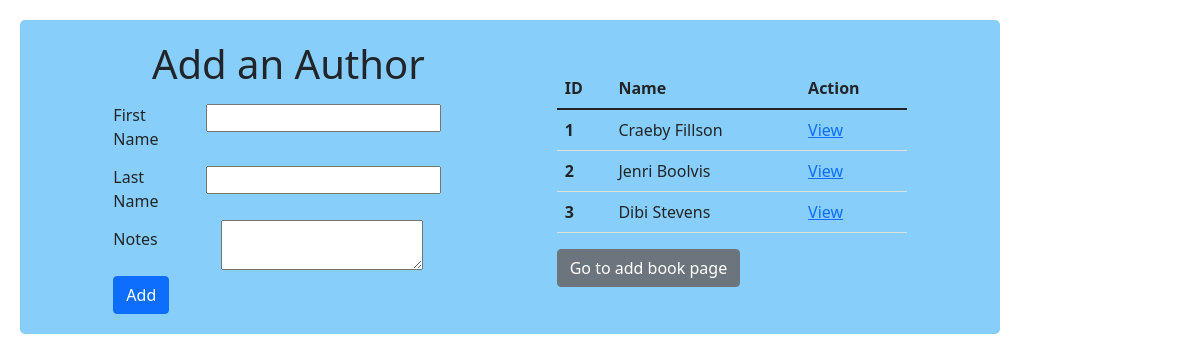
Before: /addAuthor with the older database file.
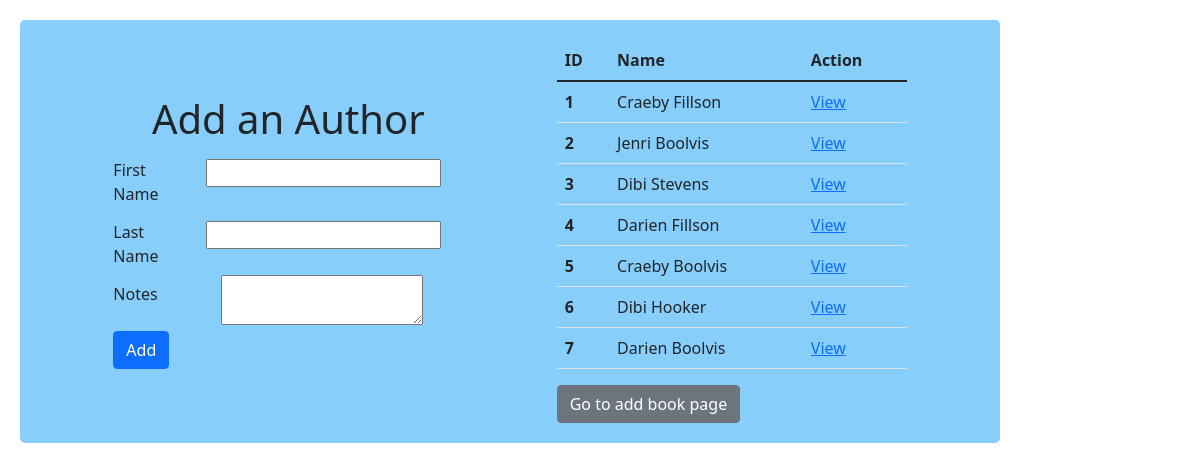
After: the same page with the newer database file.
### books_authors_templates_app/models.py (models this page shows, shortened)
class Author(models.Model):
    first_name=models.CharField(max_length=45)
    last_name=models.CharField(max_length=45)
    books=models.ManyToManyField(Book, related_name="authors")
    notes = models.TextField(default="Notes")
    created_at=models.DateTimeField(auto_now_add=True)
    updated_at=models.DateTimeField(auto_now=True)

### books_authors_templates_app/views.py (the view)
# urls.py: path('addAuthor', views.addAuthor),
def addAuthor(request):
    context = {
        'authors':Author.objects.all()
    }
    return render(request, 'index-auth.html', context)

### books_authors_templates_app/templates/index-auth.html (shortened to what this page needs)
<!DOCTYPE html>
<html lang="en">
<head>
    {% load static %}
    <link href="https://cdn.jsdelivr.net/npm/bootstrap@5.1.3/dist/css/bootstrap.min.css" rel="stylesheet">
    <link rel="stylesheet" href="{% static 'css/style.css'%}">
</head>
<body>
    <div id="wrapper">
        <div id="left-chunk" class="left-chunk-ht">
            <h1>Add an Author</h1>
            <form action="/createAuthor" method='POST'>
                <div class="input-area">
                    <div class="input-group form-group row">
                        <label for="first_name" class="col-sm-2 col-form-label">First Name</label>
                        <div class="col-sm-10">
                            <input type="text" name="first_name" id="first_name">
                        </div>
                    </div>
                    <div class="input-group form-group row">
                        <label for="last_name" class="col-sm-2 col-form-label">Last Name</label>
                        <div class="col-sm-10">
                            <input type="text" name="last_name" id="last_name">
                        </div>
                    </div>
                    <div class="input-group form-group row">
                        <label for="notes" class="col-sm-2 col-form-label">Notes</label>
                        <div class="col-sm-10" id="txt-area-shift">
                            <textarea type="text" name="notes" id="notes"></textarea>
                        </div>
                    </div>
                </div>
                <button class="btn btn-primary">Add</button>
                </form>
        </div>
        <div id="right-chunk">
            <table class="table">
                <thead class="thead-light">
                    <tr>
                        <th scope="col">ID</th>
                        <th scope="col">Name</th>
                        <th scope="col">Action</th>
                    </tr>
                </thead>
                <tbody>
                    {% for author in authors %}
                    <tr>
                        <th scope="row">{{author.id}}</th>
                        <td>{{author.first_name}} {{author.last_name}}</td>
                        <td><a href="/view-author/{{author.id}}">View</a></td>
                    </tr>
                    {% endfor %}
                </tbody>
            </table>
            <a href="/" class="btn btn-secondary">Go to add book page</a>
        </div>
    </div>
</body>
</html>

### books_authors_templates_app/static/css/style.css (style rules this page uses)
* { box-sizing: border-box; margin: 0; padding: 0; }
#wrapper { width: 980px; min-height: 300px; margin: 20px 0 0 20px; padding: 20px 0 20px 0; border-radius: 5px; display: flex; justify-content: space-evenly; align-items: center; background-color: lightskyblue; }
#left-chunk { width: 350px; display: flex; flex-direction: column; align-items: center; }
.input-group input { margin:8px 0 0 35px; }
#txt-area-shift textarea { margin: 0 0 0 50px; }
#right-chunk { width: 350px; }

Changed rows visible on the page:
added Author: id "4", first_name "Darien", last_name "Fillson"
added Author: id "5", first_name "Craeby", last_name "Boolvis"
added Author: id "6", first_name "Dibi", last_name "Hooker"
added Author: id "7", first_name "Darien", last_name "Boolvis"
